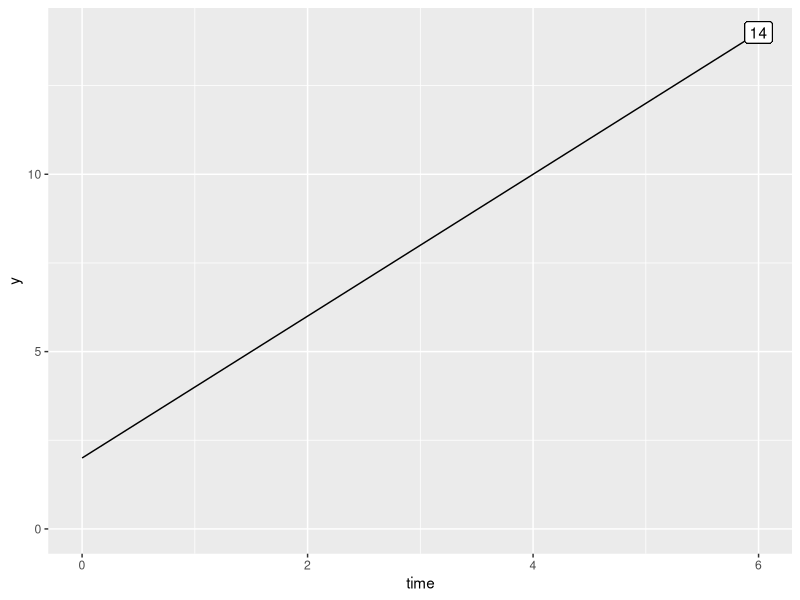
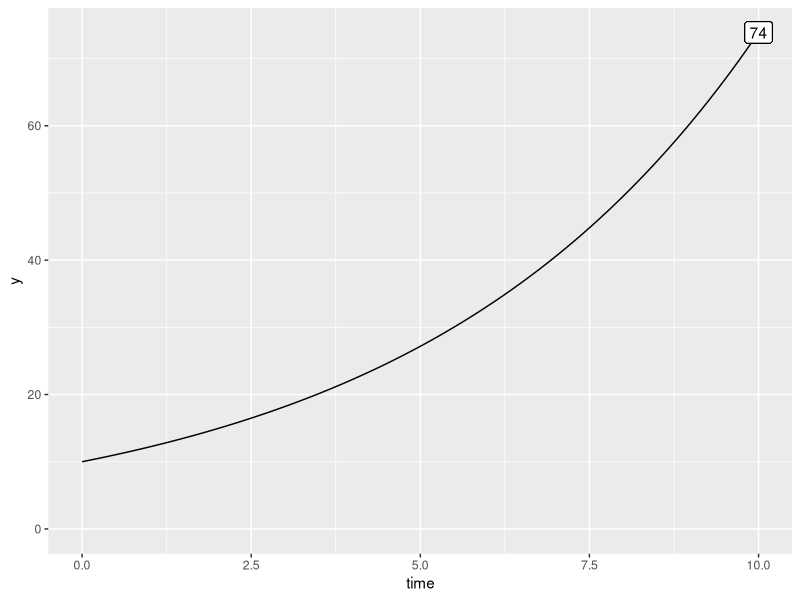
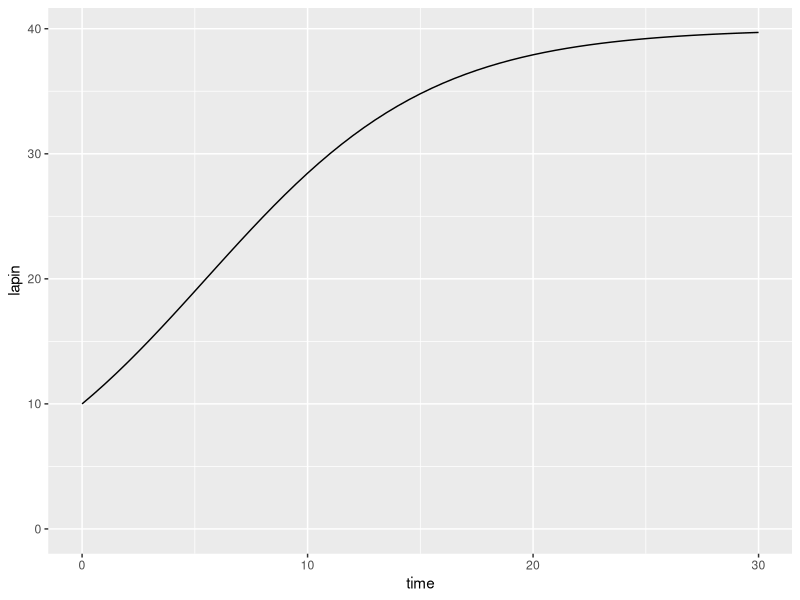
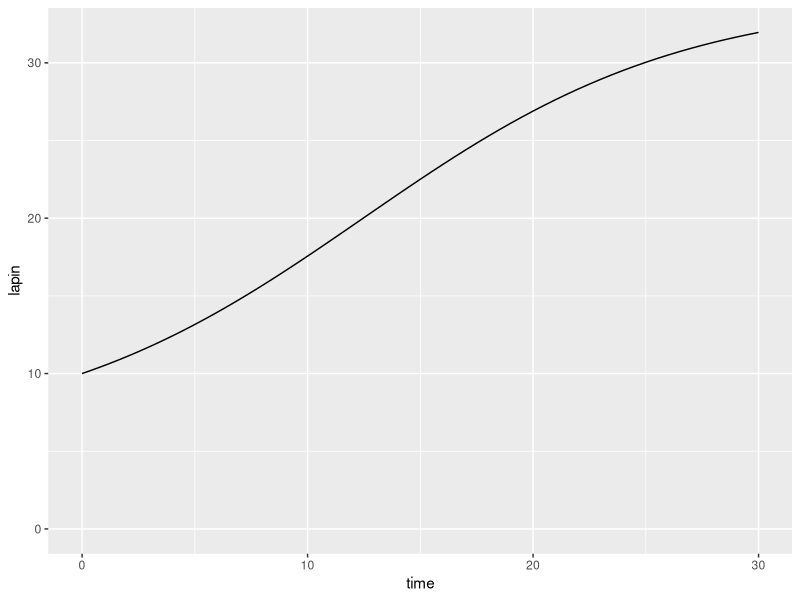
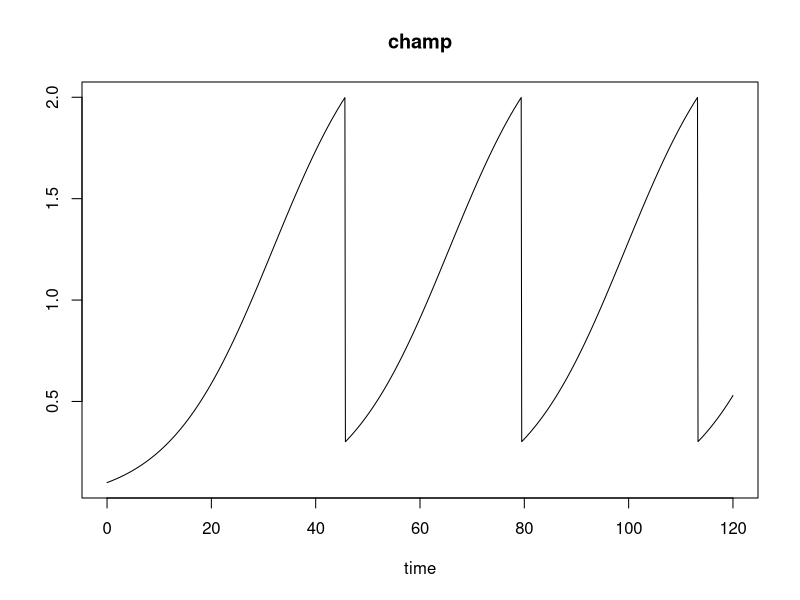

These charts were generated, in order, by the following R code: (Note: this script raises an error after producing the figures.)
## ---- chunk 1
library("tidyverse")
y0 <- 2
c <- 2 # exprimé en individu / pas de temps
time <- seq(0, 6, 0.1)
y <- y0 + c * time
tibble(time, y) %>%
  ggplot(aes(x = time, y = y)) +
  geom_line() +
  geom_label(x = max(time), y = max(y), label = round(max(y))) +
  expand_limits(y = 0)
## ---- chunk 2
y0 <- 10
r <- 0.2 # exprimé en individu / pas de temps
time <- seq(0, 10, 0.1)
y <- y0 * exp(r*time)
tibble(time, y) %>%
  ggplot(aes(x = time, y = y)) +
  geom_line() +
  geom_label(x = max(time), y = max(y), label = round(max(y))) +
  expand_limits(y = 0)
## ---- chunk 3
library("deSolve")
## ---- chunk 4
time <- seq(0, 30, by = 0.5)
## ---- chunk 5
y0 <- c(lapin = 10)
## ---- chunk 6
p <- c(r = 0.2, K = 40)
## ---- chunk 7
model_logistic <- function(t, y, p) {
  lapin <- y[1]
  dlapin_dt <- p[1] * lapin * (1 - lapin/p[2])
  return(list(c(dlapin_dt)))
}
## ---- chunk 8
lapin_t <- ode(y = y0, times = time, model_logistic, p)
head(lapin_t)
## ---- chunk 9
lapin_t %>%
  as_tibble() %>%
  ggplot(aes(x = time, y = lapin)) +
  geom_line() +
  expand_limits(y = 0)
## ---- chunk 10
p <- c(r = 0.2, K = 40, Q = 1)

model_logistic_expl <- function(t, y, p) {
  lapin <- y[1]
  dlapin_dt <- p[1] * lapin * (1 - lapin/p[2]) - p[3]
  return(list(c(dlapin_dt)))
}

lapin_t <- ode(y = y0, times = time, model_logistic_expl, p)
lapin_t %>%
  as_tibble() %>%
  ggplot(aes(x = time, y = lapin)) +
  geom_line() +
  expand_limits(y = 0)
## ---- chunk 11
time <- seq(0, 120, 0.1)
p <- c(r = 0.1, K = 2.5)
y0 <- c(champ = 0.1)
## ---- chunk 12
recolte_root <- function(t, y, p) y[1]-2
## ---- chunk 13
recolte_event <- function(t, y, p) {
  y[1] <- 0.3
  return(y)
}
## ---- chunk 14
recolte <- function(t, y, p) {
  champ <- y[1]
  dchamp_dt <- p[1] * champ * (1 - champ/p[2])
  return(list(c(dchamp_dt)))
}
## ---- chunk 15
out <- ode(times = time, y = y0, func = recolte, parms = p,
           rootfun = recolte_root,
           events = list(func = recolte_event, root = TRUE),
           method="impAdams")
plot(out)
## ---- chunk 16
knitr::include_graphics("images/13_journal.pbio.2000891.g001.png")
## ---- chunk 17
time <- seq(0, 30, by = 0.1)
y0 <- c(lapin = 3, renard = 1)
p <- c(alpha = 2, # taux de croissance des lapins (naissance - mortalité, 1/an)
       beta = 0.8, # taux de prédation des lapins (renard / an)
       delta = 0.1, # taux de conversion lors de la prédation (lapin / renard)
       gamma = 0.2) # mortalité naturelle des renards (1/an)
## ---- chunk 18
lapin_iso <- p[4]/p[3]
renard_iso <- p[1]/p[2]
## ---- chunk 19
modele_LV <- function(t, y, p) {
  lapin = y[1]
  renard = y[2]
  dlapin_dt = p[1] * lapin - p[2] * lapin * renard
  drenard_dt = p[3] * lapin * renard - p[4] * renard
  return(list(c(dlapin_dt, drenard_dt)))
}
## ---- chunk 20
effectifs_t = ode(y = y0, times = time, modele_LV, p)
head(effectifs_t)
## ---- chunk 21
effectifs_t %>%
  as_tibble() %>%
  gather(key="espece", value = "value", -time) %>%
  ggplot(aes(x=time, y=value)) +
  geom_line(aes(colour=espece)) +
  expand_limits(y = 0)
## ---- chunk 22
effectifs_t %>%
  as_tibble() %>%
  ggplot(aes(x = lapin, y = renard)) +
  geom_path() +
  geom_hline(yintercept = lapin_iso, linetype = 2) +
  geom_vline(xintercept = renard_iso, linetype = 2)
## ---- chunk 23
time <- seq(0, 60, by = 0.1)
y0 <- c(lapin = 3, renard = 1)
p <- c(alpha = 2, # taux de croissance des lapins (naissance - mortalité, 1/an)
       beta = 0.8, # taux de prédation des lapins (renard / an)
       delta = 0.1, # taux de conversion lors de la prédation (lapin / renard)
       gamma = 0.2, # mortalité naturelle des renards (1/an)
       K = 40) # capacité de support de l'écosystème
## ---- chunk 24
lapin_iso <- p[4] / p[3]
renard_iso <- tibble(lapin = seq(from = 0, to = 40, by = 1)) %>%  # acec une séquence de lapins ...
  mutate(renard = p[1] / p[2] * (1 - lapin/p[5])) # ... calculer les renards
## ---- chunk 25
modele_LV_logist <- function(t, y, p) {
  lapin = y[1]
  renard = y[2]
  dlapin_dt = p[1] * lapin * (1-y[1]/p[5]) - p[2] * lapin * renard
  drenard_dt = p[3] * lapin * renard - p[4] * renard
  return(list(c(dlapin_dt, drenard_dt)))
}
## ---- chunk 26
effectifs_t <- ode(y = y0, times = time, modele_LV_logist, p)

gg_time <- effectifs_t %>%
  as_tibble() %>%
  gather(key="espece", value = "value", -time) %>%
  ggplot(aes(x=time, y=value)) +
  geom_line(aes(colour=espece)) +
  expand_limits(y = 0)

gg_cycle <- effectifs_t %>%
  as_tibble() %>%
  ggplot(aes(x = lapin, y = renard)) +
  geom_path() +
  geom_vline(xintercept = lapin_iso, linetype = 2) +
  geom_line(data = renard_iso, linetype = 2) +
  xlim(c(0, 10))

cowplot::plot_grid(gg_time, gg_cycle)
## ---- chunk 27
zero_root <- function(t, y, p) {
  x1 <- y[1] >= 0
  x2 <- y[2] >= 0
  xnum <- as.numeric(x1 & x2)
  return(xnum)
}

zero_event <- function(t, y, p) {
  if (y[1] <= 0) y[1] <- 0
  if (y[2] <= 0) y[2] <- 0
  return(y)
}
## ---- chunk 28
modele_LV_alea <- function(t, y, p) {
  lapin = y[1]
  renard = y[2]
  alpha <- rnorm(1, p[1], 0.0005)
  beta <- rnorm(1, p[2], 0.0005)
  delta <- rnorm(1, p[3], 0.001)
  gamma <- rnorm(1, p[4], 0.001)
  K <- rnorm(1, p[5], 1)
  dlapin_dt <- alpha * lapin * (1-lapin/K) - beta * lapin * renard
  drenard_dt <- delta * lapin * renard - gamma * renard
  return(list(c(dlapin_dt, drenard_dt)))
}
## ---- chunk 29
set.seed(14389)
effectifs_t = ode(y = y0,
                  times = time,
                  func = modele_LV_alea,
                  parms = p,
                  rootfun = zero_root,
                  events = list(func = zero_event, root = TRUE),
                  method="impAdams")
effectifs_tibble <- effectifs_t %>% unclass() %>% as_tibble()
## ---- chunk 30
gg_time <- effectifs_tibble %>%
  gather(key="espece", value = "value", -time) %>%
  ggplot(aes(x=time, y=value)) +
  geom_line(aes(colour=espece)) +
  expand_limits(y = 0)

gg_cycle <- effectifs_tibble %>%
  ggplot(aes(x = lapin, y = renard)) +
  geom_path(aes(colour = time)) +
  geom_vline(xintercept = lapin_iso, linetype = 2) +
  geom_line(data = renard_iso, linetype = 2) +
  expand_limits(x = 0, y = 0)

cowplot::plot_grid(gg_time, gg_cycle)
